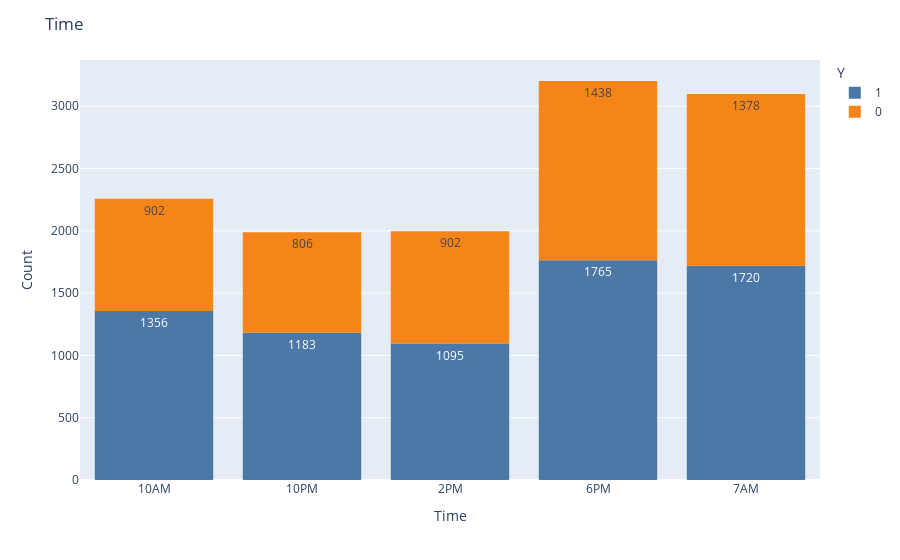

The cell this chart's notebook holds for it:
### Markdown cell above
The histogram on time is interesting for the biggest numbers of coupons are at 7 am and 6 pm, before work, school 
and after

### Code cell
#Plotly histogram
fig2 = px.histogram(data_new, x = 'time', color = 'Y', text_auto=True, color_discrete_sequence = px.colors.qualitative.T10, height=500)
# Add title and axis lables
fig2.update_layout(
    title_text='Time', # title of plot
    xaxis_title_text='Time', # xaxis label
    yaxis_title_text='Count', # yaxis label
)
fig2.show()

### Figure 1 — Plotly figure (JSON) as saved in the notebook; plotly's stock layout.template omitted (floating-point values rounded to 4 significant figures; data arrays with more than 128 entries replaced by an {"elided": "..."} marker saying what was removed)
{"data": [{"alignmentgroup": "True", "bingroup": "x", "hovertemplate": "Y=1<br>x=%{x}<br>count=%{y}<extra></extra>", "legendgroup": "1", "marker": {"color": "#4C78A8", "pattern": {"shape": ""}}, "name": "1", "offsetgroup": "1", "orientation": "v", "showlegend": true, "texttemplate": "%{value}", "type": "histogram", "x": {"elided": "7119 str values"}, "xaxis": "x", "yaxis": "y"}, {"alignmentgroup": "True", "bingroup": "x", "hovertemplate": "Y=0<br>x=%{x}<br>count=%{y}<extra></extra>", "legendgroup": "0", "marker": {"color": "#F58518", "pattern": {"shape": ""}}, "name": "0", "offsetgroup": "0", "orientation": "v", "showlegend": true, "texttemplate": "%{value}", "type": "histogram", "x": {"elided": "5426 str values"}, "xaxis": "x", "yaxis": "y"}], "layout": {"autosize": true, "barmode": "relative", "legend": {"title": {"text": "Y"}, "tracegroupgap": 0}, "margin": {"t": 60}, "title": {"text": "Time"}, "xaxis": {"anchor": "y", "autorange": true, "domain": [0, 1], "range": [-0.5, 4.5], "title": {"text": "Time"}, "type": "category"}, "yaxis": {"anchor": "x", "autorange": true, "domain": [0, 1], "range": [0, 3372.0], "title": {"text": "Count"}}}}
